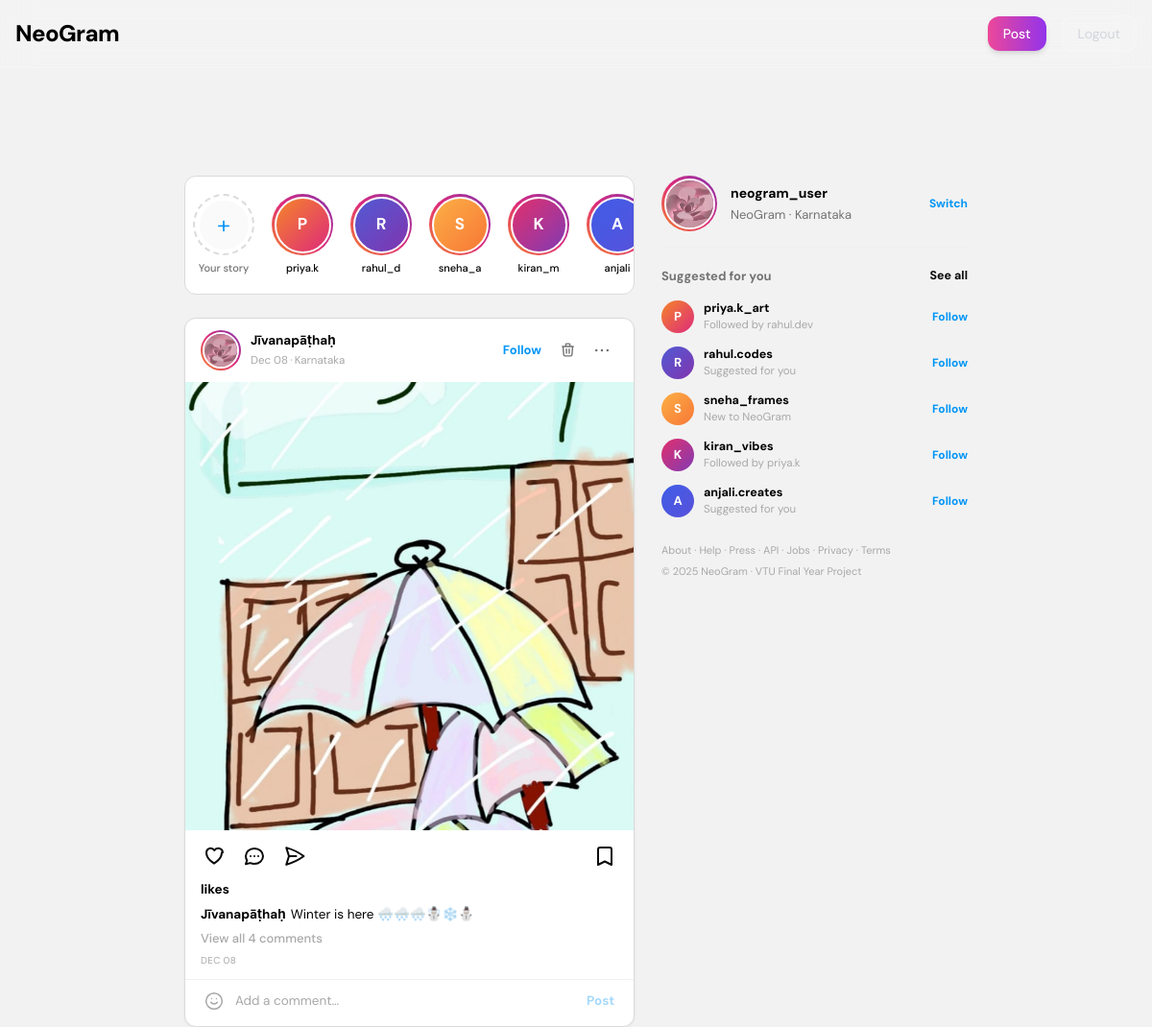
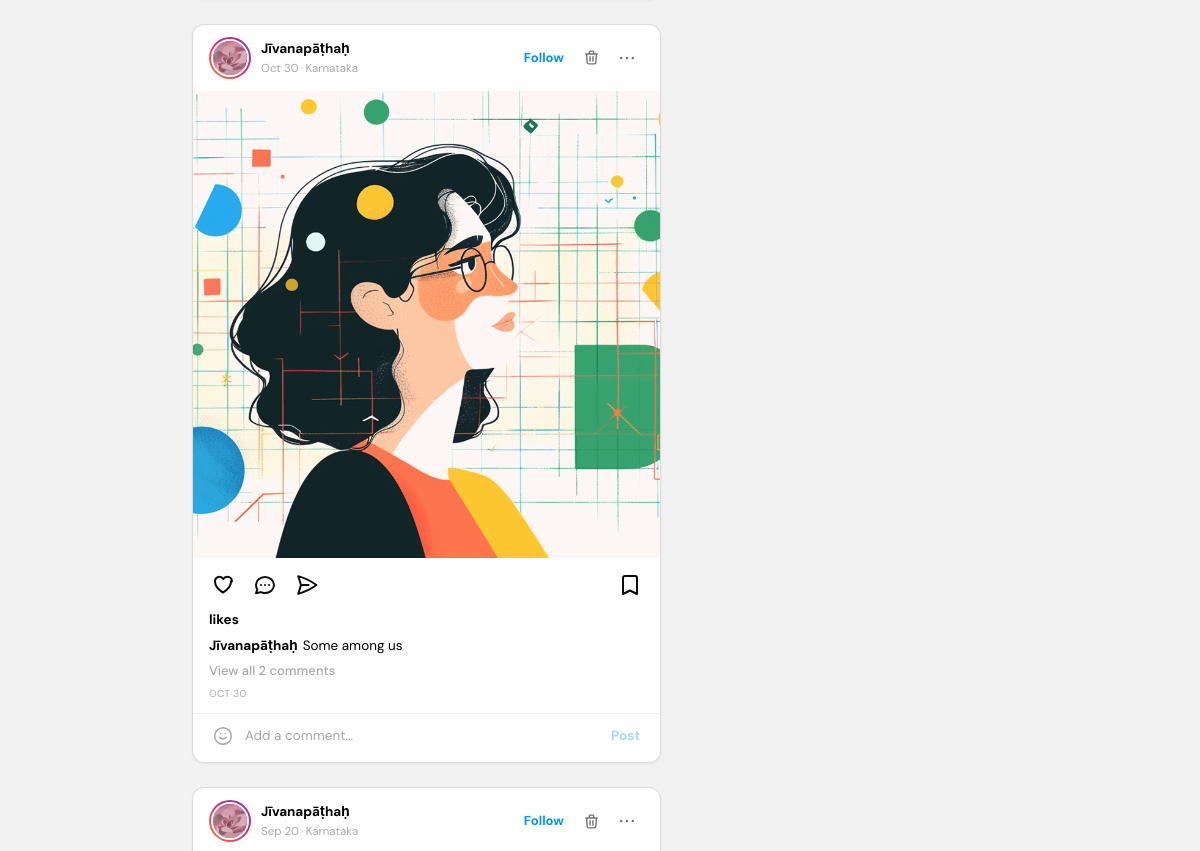
Before: / (upper part) with the older database file (2 pictures, top to bottom).
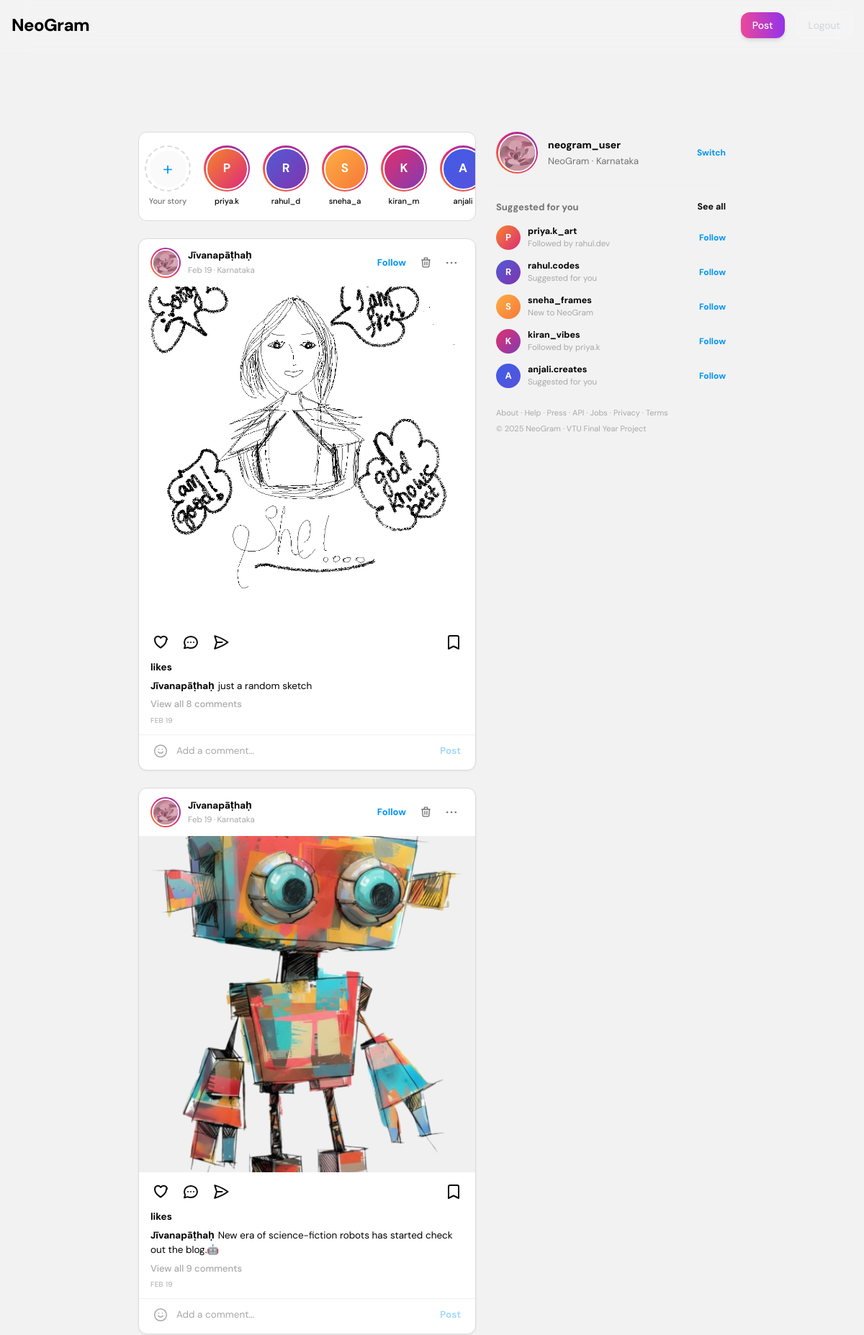
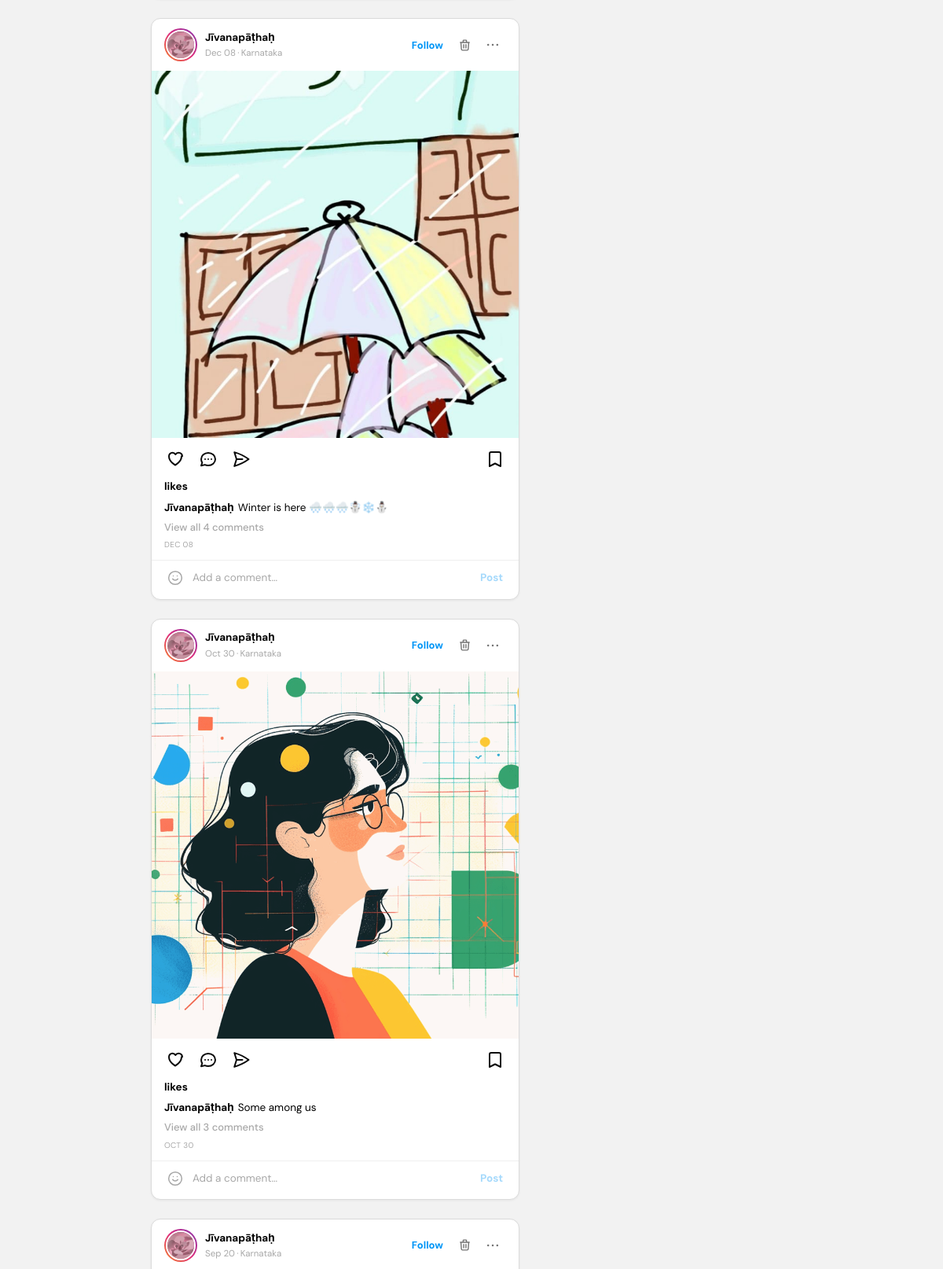
After: the same page with the newer database file (2 pictures, top to bottom).
### models.py (models this page shows, shortened)
class Post(db.Model):
    id = db.Column(db.Integer, primary_key=True)
    caption = db.Column(db.Text, nullable=False)
    image = db.Column(db.String(20), nullable=False)
    timestamp = db.Column(db.DateTime, nullable=False, default=datetime.utcnow)
    user_id = db.Column(db.Integer, db.ForeignKey('user.id'), nullable=False)
    comments = db.relationship('Comment', backref='post', lazy=True, cascade='all, delete-orphan')

class User(db.Model):
    id = db.Column(db.Integer, primary_key=True)
    username = db.Column(db.String(20), unique=True, nullable=False)
    posts = db.relationship('Post', backref='author', lazy=True)
    comments = db.relationship('Comment', backref='user', lazy=True)

### run.py (the view)
@app.route('/')
def home():
    posts = Post.query.order_by(Post.timestamp.desc()).all()
    return render_template("index.html", posts=posts)

### run.py (called while the page is built)
def time_since(post_time):
    now = datetime.utcnow()
    diff = now - post_time
    seconds = int(diff.total_seconds())
    minutes = seconds // 60
    hours = minutes // 60
    days = diff.days
    if seconds < 60:
        return f"{seconds} second{'s' if seconds != 1 else ''} ago"
    elif minutes < 60:
        return f"{minutes} minute{'s' if minutes != 1 else ''} ago"
    elif hours < 24:
        return f"{hours} hour{'s' if hours != 1 else ''} ago"
    elif days < 7:
        return f"{days} day{'s' if days != 1 else ''} ago"
    else:
        return post_time.strftime("%b %d")

@app.context_processor
def utility_processor():
    return dict(time_since=time_since)

### templates/index.html (shortened to what this page needs)
{% extends "base.html" %}
{% block content %}
<div class="ng-layout">
  <div class="ng-feed">
    <div class="stories-wrap">
      <div class="stories-scroll">
        <div class="story-item">
          <div class="story-ring-wrap add">
            <div class="story-add-inner">+</div>
          </div>
          <span class="story-label dim">Your story</span>
        </div>
        {% set snames = ['priya.k', 'rahul_d', 'sneha_a', 'kiran_m', 'anjali', 'rohit.x', 'divya_q', 'arjun_s', 'meera_v'] %}
        {% set sgrads = ['#F58529,#DD2A7B','#515BD4,#8134AF','#FCAF45,#F77737','#E1306C,#833AB4','#405DE6,#5851DB','#FD1D1D,#F77737','#833AB4,#E1306C','#5851DB,#405DE6','#F58529,#405DE6'] %}
        {% for sn in snames %}
        <div class="story-item">
          <div class="story-ring-wrap">
            <div class="story-inner" style="background:linear-gradient(135deg,{{ sgrads[loop.index0 % sgrads|length] }});border:2.5px solid #fff;display:flex;align-items:center;justify-content:center;color:#fff;font-weight:700;font-size:17px;">
              {{ sn[0]|upper }}
            </div>
          </div>
          <span class="story-label">{{ sn }}</span>
        </div>
        {% endfor %}
      </div>
    </div>
    {% for post in posts %}
    <article class="post-card" id="post-{{ post.id }}">
      <div class="post-hd">
        <div class="post-hd-avatar">
          <img src="{{ url_for('static', filename='uploads/profile-pic.jpg') }}"
            alt="{{ post.author.username }}"
            onerror="this.style.display='none';this.parentElement.style.background='linear-gradient(135deg,#F58529,#DD2A7B)'">
        </div>
        <div class="post-hd-meta">
          <div class="post-hd-username">{{ post.author.username }}</div>
          <div class="post-hd-sub">{{ time_since(post.timestamp) }}&thinsp;<span class="dot">·</span>&thinsp;Karnataka</div>
        </div>
        <div class="post-hd-actions">
          <button class="btn-follow">Follow</button>
          <button class="btn-icon danger" onclick="deletePost({{ post.id }})" title="Delete post">
            <svg width="17" height="17" fill="none" stroke="currentColor" stroke-width="2" viewBox="0 0 24 24">
              <path stroke-linecap="round" stroke-linejoin="round" d="M19 7l-.867 12.142A2 2 0 0116.138 21H7.862a2 2 0 01-1.995-1.858L5 7m5 4v6m4-6v6m1-10V4a1 1 0 00-1-1h-4a1 1 0 00-1 1v3M4 7h16"/>
            </svg>
          </button>
          <button class="btn-icon">
            <svg width="20" height="20" fill="currentColor" viewBox="0 0 24 24">
              <circle cx="5" cy="12" r="1.5"/><circle cx="12" cy="12" r="1.5"/><circle cx="19" cy="12" r="1.5"/>
            </svg>
          </button>
        </div>
      </div>
      <div class="post-img-wrap">
        <img src="{{ url_for('static', filename='uploads/' + post.image) }}"
          alt="Post by {{ post.author.username }}" loading="lazy"
          ondblclick="handleDoubleTapLike(this, {{ post.id }})">
      </div>
      <div class="post-actions">
        <button class="act-btn" onclick="toggleLike(this, {{ post.id }})" aria-label="Like">
          <svg id="heart-{{ post.id }}" width="24" height="24" fill="none" viewBox="0 0 24 24" stroke="currentColor" stroke-width="2" style="transition:all 0.2s;">
            <path stroke-linecap="round" stroke-linejoin="round" d="M21 8.25c0-2.485-2.1-4.5-4.75-4.5-1.697 0-3.197.926-3.95 2.25-.753-1.324-2.253-2.25-3.95-2.25C6.1 3.75 4 5.765 4 8.25c0 7.22 8 11.25 8 11.25s8-4.03 8-11.25z"/>
          </svg>
        </button>
        <button class="act-btn" onclick="openCommentsOverlay({{ post.id }})" aria-label="Comment">
        </button>
        <button class="act-btn" aria-label="Share">
          <svg width="24" height="24" fill="none" viewBox="0 0 24 24" stroke="currentColor" stroke-width="2">
            <path stroke-linecap="round" stroke-linejoin="round" d="M6 12L3.269 3.126A59.768 59.768 0 0121.485 12 59.77 59.77 0 013.27 20.876L5.999 12zm0 0h7.5"/>
          </svg>
        </button>
        <button class="act-btn ml" aria-label="Save">
          <svg width="24" height="24" fill="none" viewBox="0 0 24 24" stroke="currentColor" stroke-width="2">
            <path stroke-linecap="round" stroke-linejoin="round" d="M5 5a2 2 0 012-2h10a2 2 0 012 2v16l-7-3.5L5 21V5z"/>
          </svg>
        </button>
      </div>
      <div class="post-likes">
        <span id="like-count-{{ post.id }}">{{ post.likes }}</span> like{{ post.likes != 1 and 's' or '' }}
      </div>
      <div class="post-caption">
        <strong>{{ post.author.username }}</strong>{{ post.caption }}
      </div>
      {% if post.comments|length > 0 %}
      <div class="post-view-cmts" onclick="openCommentsOverlay({{ post.id }})">
        View all <span id="comment-count-{{ post.id }}">{{ post.comments|length }}</span> comment{{ post.comments|length != 1 and 's' or '' }}
      </div>
      {% else %}
      <div class="post-view-cmts" onclick="openCommentsOverlay({{ post.id }})">
        <span id="comment-count-{{ post.id }}" style="display:none">0</span>Add a comment…
      </div>
      {% endif %}
      <div class="post-ts">{{ time_since(post.timestamp) }}</div>
      <div class="post-cmt-bar">
        <button class="emoji-btn" onclick="openCommentsOverlay({{ post.id }})">
          <svg width="20" height="20" fill="none" stroke="currentColor" stroke-width="1.8" viewBox="0 0 24 24">
            <circle cx="12" cy="12" r="10"/>
            <path stroke-linecap="round" d="M8 13.5s1.5 2 4 2 4-2 4-2M9 9h.01M15 9h.01"/>
          </svg>
        </button>
        <input type="text" class="inline-cmt-input" placeholder="Add a comment…"
          onfocus="openCommentsOverlay({{ post.id }})" readonly>
        <button class="inline-post-btn">Post</button>
      </div>
    </article>
    {% endfor %}
  </div>
  <aside class="ng-sidebar">
    <div class="sb-profile">
      <div class="sb-avatar-ring">
        <img src="{{ url_for('static', filename='uploads/profile-pic.jpg') }}"
          alt="profile" onerror="this.style.background='linear-gradient(135deg,#F58529,#DD2A7B)'">
      </div>
      <div style="flex:1;min-width:0;">
        <div class="sb-uname">neogram_user</div>
        <div class="sb-name">NeoGram · Karnataka</div>
      </div>
      <button class="sb-switch">Switch</button>
    </div>
    <div class="sb-section-hd">
      <span class="sb-section-label">Suggested for you</span>
      <button class="sb-see-all">See all</button>
    </div>
    {% set sugs = [
      ('priya.k_art','Followed by rahul.dev','#F58529,#DD2A7B'),
      ('rahul.codes','Suggested for you','#515BD4,#8134AF'),
      ('sneha_frames','New to NeoGram','#FCAF45,#F77737'),
      ('kiran_vibes','Followed by priya.k','#E1306C,#833AB4'),
      ('anjali.creates','Suggested for you','#405DE6,#5851DB')
    ] %}
    {% for uname, sub, grad in sugs %}
    <div class="sug-row">
      <div class="sug-av" style="background:linear-gradient(135deg,{{ grad }});">{{ uname[0]|upper }}</div>
      <div class="sug-info">
        <div class="sug-uname">{{ uname }}</div>
        <div class="sug-sub">{{ sub }}</div>
      </div>
      <button class="sug-follow-btn">Follow</button>
    </div>
    {% endfor %}
    <div class="sb-footer">
      <div>
        <a href="#">About</a> · <a href="#">Help</a> · <a href="#">Press</a> · <a href="#">API</a> ·
        <a href="#">Jobs</a> · <a href="#">Privacy</a> · <a href="#">Terms</a>
      </div>
      © 2025 NeoGram · VTU Final Year Project
    </div>
  </aside>
</div>
{% endblock %}

### templates/base.html (shortened to what this page needs)
<!DOCTYPE html>
<html lang="en">
<head>
  <script src="https://cdn.tailwindcss.com"></script>
</head>
<body class="min-h-screen bg-[#f2f2f2] text-black">
<nav class=" sticky top-0 z-50 w-full flex justify-between items-center p-4 bg-white/10 backdrop-blur-lg border-b border-white/20">
  <h1 class="text-2xl font-extrabold tracking-tight">NeoGram</h1>
  <div class="flex items-center space-x-4">
    <a href="{{ url_for('upload_post') }}"
       class="px-4 py-2 rounded-xl bg-gradient-to-r from-pink-500 to-purple-600 text-white text-sm font-medium shadow-md hover:scale-105 transition">
      Post
    </a>
    <button class="px-4 py-2 rounded-xl bg-white/10 text-gray-300 border border-white/20 text-sm hover:text-black transition">
      Logout
    </button>
  </div>
</nav>
  <main class="max-w-4xl mx-auto p-10">
    {% block content %}{% endblock %}
  </main>
</body>
</html>

### templates/base.html (style rules this page uses)
body { font-family: 'Inter', sans-serif; }

Changed rows visible on the page:
added Post: author.username "Jīvanapāṭhaḥ", timestamp "Feb 19", image (picture), likes "s", caption "just a random sketch", comments|length "8", comments|length "s", timestamp "FEB 19"
added Post: author.username "Jīvanapāṭhaḥ", timestamp "Feb 19", image (picture), likes "s", caption "New era of science-fiction robots has started check out the blog.🤖", comments|length "9", comments|length "s", timestamp "FEB 19"
computed for Post "Some among us": comments|length "2" → "3"
